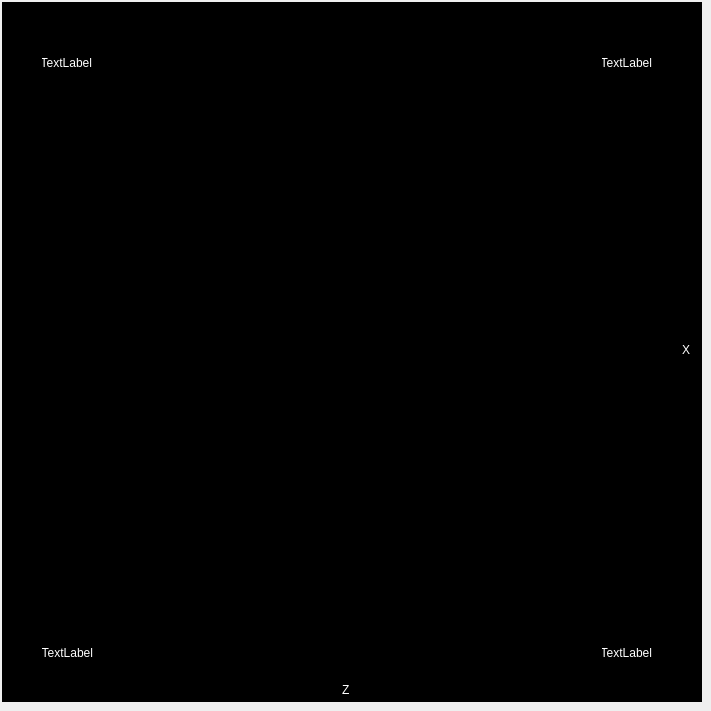
    <widget class="QWidget" name="TabSheet4">
     <attribute name="title">
      <string>TabSheet4</string>
     </attribute>
     <widget class="QCustomPlot" name="imgH_2" native="true">
      <property name="geometry">
       <rect>
        <x>2</x>
        <y>2</y>
        <width>700</width>
        <height>700</height>
       </rect>
      </property>
      <property name="styleSheet">
       <string notr="true">background-color: rgb(0, 0, 0);</string>
      </property>
      <widget class="QLabel" name="lblH_23">
       <property name="geometry">
        <rect>
         <x>40</x>
         <y>640</y>
         <width>51</width>
         <height>21</height>
        </rect>
       </property>
       <property name="styleSheet">
        <string notr="true">color: rgb(255, 255, 255);
background-color: transparent;</string>
       </property>
       <property name="text">
        <string>TextLabel</string>
       </property>
       <property name="alignment">
        <set>Qt::AlignRight|Qt::AlignTrailing|Qt::AlignVCenter</set>
       </property>
      </widget>
      <widget class="QLabel" name="lblH_22">
       <property name="geometry">
        <rect>
         <x>600</x>
         <y>50</y>
         <width>50</width>
         <height>21</height>
        </rect>
       </property>
       <property name="styleSheet">
        <string notr="true">color: rgb(255, 255, 255);
background-color: transparent;</string>
       </property>
       <property name="text">
        <string>TextLabel</string>
       </property>
       <property name="alignment">
        <set>Qt::AlignRight|Qt::AlignTrailing|Qt::AlignVCenter</set>
       </property>
      </widget>
      <widget class="QLabel" name="lblH_24">
       <property name="geometry">
        <rect>
         <x>600</x>
         <y>640</y>
         <width>50</width>
         <height>21</height>
        </rect>
       </property>
       <property name="styleSheet">
        <string notr="true">color: rgb(255, 255, 255);
background-color: transparent;</string>
       </property>
       <property name="text">
        <string>TextLabel</string>
       </property>
       <property name="alignment">
        <set>Qt::AlignRight|Qt::AlignTrailing|Qt::AlignVCenter</set>
       </property>
      </widget>
      <widget class="QLabel" name="lblH_21">
       <property name="geometry">
        <rect>
         <x>40</x>
         <y>50</y>
         <width>50</width>
         <height>21</height>
        </rect>
       </property>
       <property name="styleSheet">
        <string notr="true">color: rgb(255, 255, 255);
background-color: transparent;</string>
       </property>
       <property name="text">
        <string>TextLabel</string>
       </property>
       <property name="alignment">
        <set>Qt::AlignRight|Qt::AlignTrailing|Qt::AlignVCenter</set>
       </property>
      </widget>
      <widget class="QLabel" name="lblX_8">
       <property name="geometry">
        <rect>
         <x>680</x>
         <y>340</y>
         <width>15</width>
         <height>15</height>
        </rect>
       </property>
       <property name="styleSheet">
        <string notr="true">color: rgb(255, 255, 255);
background-color: transparent;</string>
       </property>
       <property name="text">
        <string>X</string>
       </property>
      </widget>
      <widget class="QLabel" name="lblZ_5">
       <property name="geometry">
        <rect>
         <x>340</x>
         <y>680</y>
         <width>15</width>
         <height>15</height>
        </rect>
       </property>
       <property name="styleSheet">
        <string notr="true">color: rgb(255, 255, 255);
background-color: transparent;</string>
       </property>
       <property name="text">
        <string>Z</string>
       </property>
      </widget>
     </widget>
    </widget>
